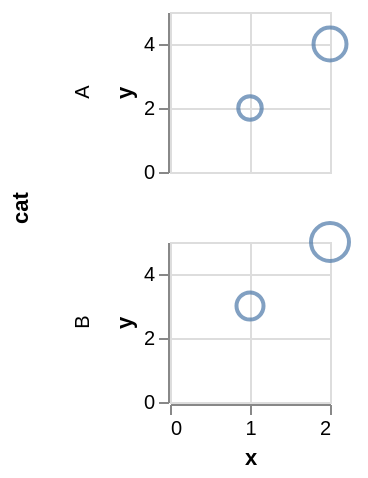

Describe this chart as a Vega-Lite specification.
### Vega-Lite specification from a JSON file in a GitHub repository (floating-point values rounded to 4 significant figures)
{"$schema": "https://vega.github.io/schema/vega-lite/v6.json", "width": 80, "height": 80, "padding": 5, "autosize": "pad", "data": {"name": "table", "values": [{"x": 1, "y": 2, "cat": "A", "size": 30}, {"x": 2, "y": 4, "cat": "A", "size": 60}, {"x": 1, "y": 3, "cat": "B", "size": 40}, {"x": 2, "y": 5, "cat": "B", "size": 80}]}, "mark": "point", "encoding": {"x": {"field": "x", "type": "quantitative"}, "y": {"field": "y", "type": "quantitative"}, "size": {"field": "size", "type": "quantitative", "legend": null}, "row": {"field": "cat", "type": "nominal"}}}
